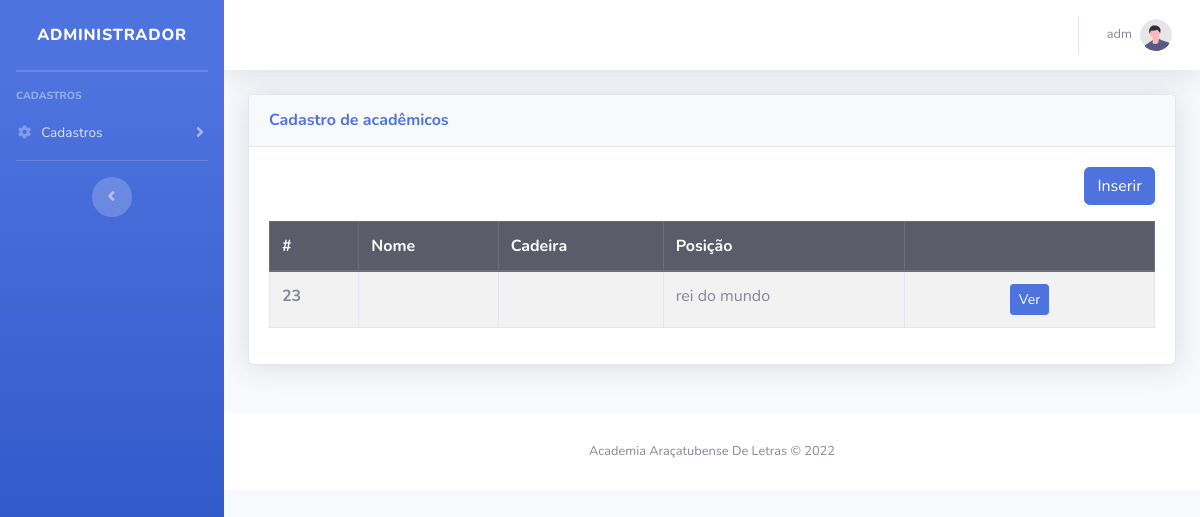
/modulos/academicos/academicos.php (signed in), run on an earlier commit of the app's database.
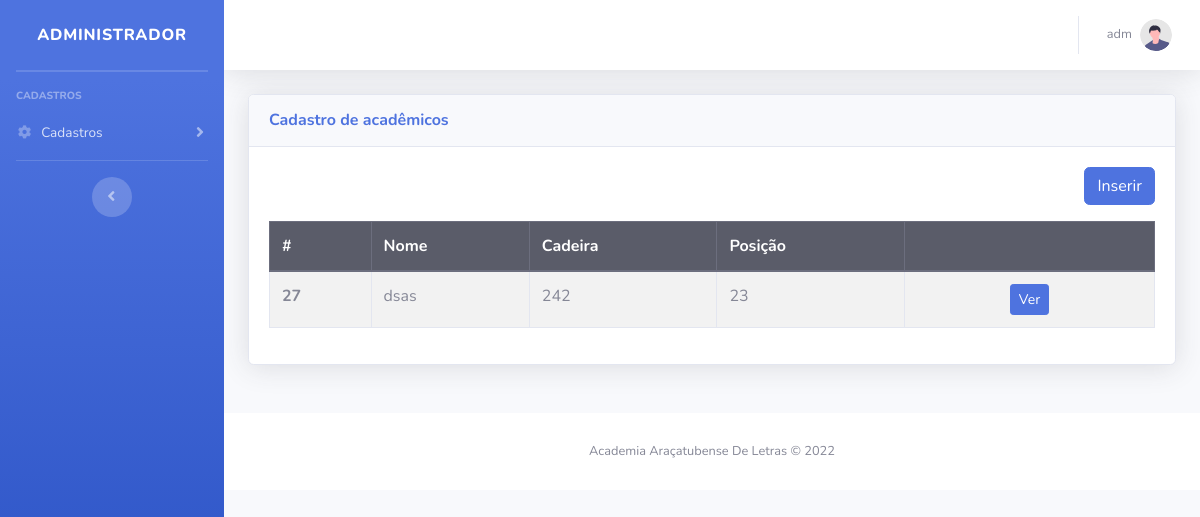
And on a later commit of the database.
### tables this page shows
CREATE TABLE `academicos` (
  `idAcad` int(11) NOT NULL,
  `nomeAcad` varchar(150) NOT NULL,
  `cadeiraAcad` varchar(10) NOT NULL,
  `posicaoAcad` varchar(50) NOT NULL,
  `sobreAcad` text NOT NULL,
  `fotoAcad` varchar(200) NOT NULL
);

### modulos/academicos/academicos.php (the view, shortened to what this page needs)
<!DOCTYPE html>
<html lang="pt-br">
<?php include_once path('template/head.php'); ?>
<body id="page-top">
    <div id="wrapper">
        <?php include_once path('template/sidebar.php'); ?>
        <div id="content-wrapper" class="d-flex flex-column">
            <div id="content">
                <?php include_once path('template/navbar.php'); ?>
                <div class="container-fluid">
                    <div class="row">
                        <div class="col-12 mb-4">
                            <div class="card shadow mb-4">
                                <div class="card-header py-3">
                                    <h6 class="m-0 font-weight-bold text-primary">Cadastro de acadêmicos</h6>
                                </div>
                                <div class="card-body">
                                    <div class="text-right mb-3">
                                        <a class="btn btn-primary" href="inserirAcad.php">Inserir</a>
                                    </div>
                                    <table class="table table-bordered table-striped">
                                        <thead>
                                            <tr class="thead-dark">
                                                <th>#</th>
                                                <th>Nome</th>
                                                <th>Cadeira</th>
                                                <th>Posição</th>
                                                <th></th>
                                            </tr>
                                        </thead>
                                        <tbody>
                                            <?php
                                            $pdo = Banco::conectar();
                                            $sql = 'SELECT * FROM  academicos';
                                            foreach ($pdo->query($sql) as $row) { ?>
                                                <tr>
                                                    <th scope="row"><?= $row['idAcad'] ?></th>
                                                    <td><?= $row['nomeAcad'] ?></td>
                                                    <td><?= $row['cadeiraAcad'] ?></td>
                                                    <td><?= $row['posicaoAcad'] ?></td>
                                                    <td width='250' class="text-center">
                                                        <a class="btn btn-sm btn-primary " href="visualizar.php?idAcad=<?= $row['idAcad'] ?>">Ver</a>
                                                    </td>
                                                </tr>
                                            <?php }
                                            ?>
                                        </tbody>
                                    </table>
                                </div>
                            </div>
                        </div>
                    </div>
                </div>
                <footer class="sticky-footer bg-white">
                    <div class="container my-auto">
                        <div class="copyright text-center my-auto">
                            <span>Academia Araçatubense De Letras &copy; 2022</span>
                        </div>
                    </div>
                </footer>
            </div>
        </div>
</body>
</html>

What changed in the data, as far as the page shows it:
removed academicos: idAcad "23", posicaoAcad "rei do mundo"
added academicos: idAcad "27", nomeAcad "dsas", cadeiraAcad "242", posicaoAcad "23"
